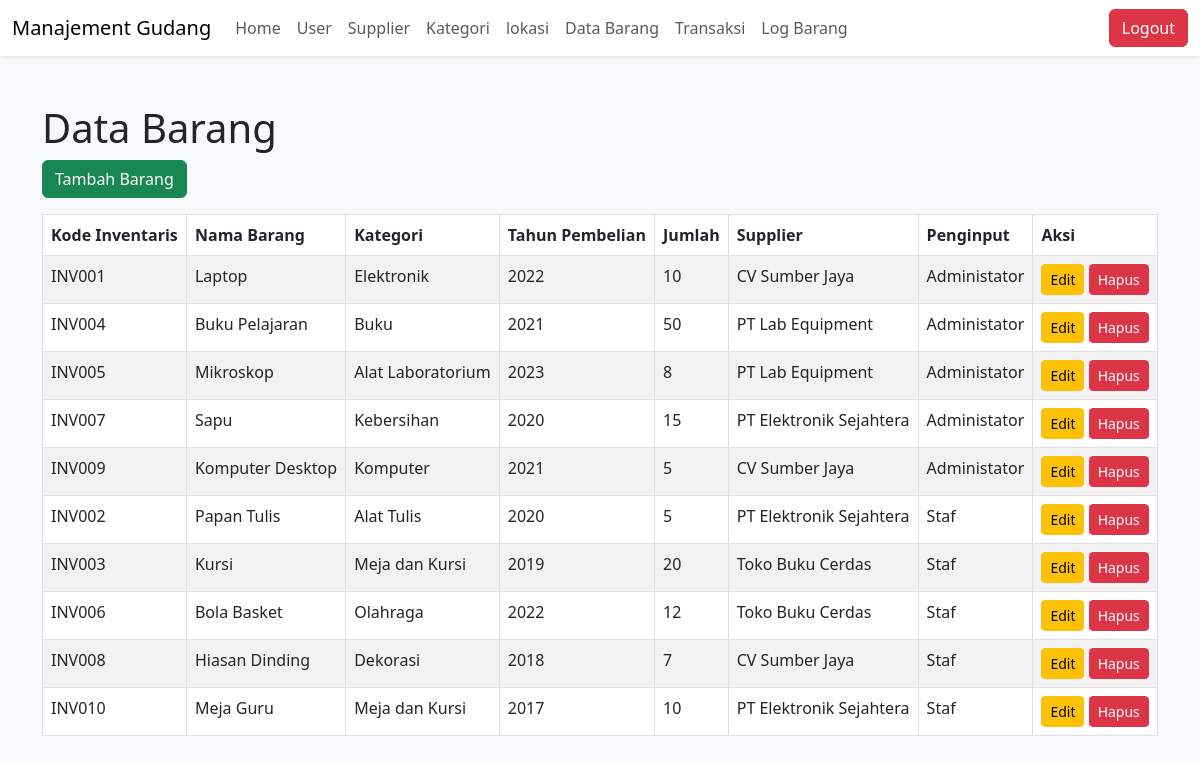
/data_barang.php (signed in), run on an earlier commit of the app's database.
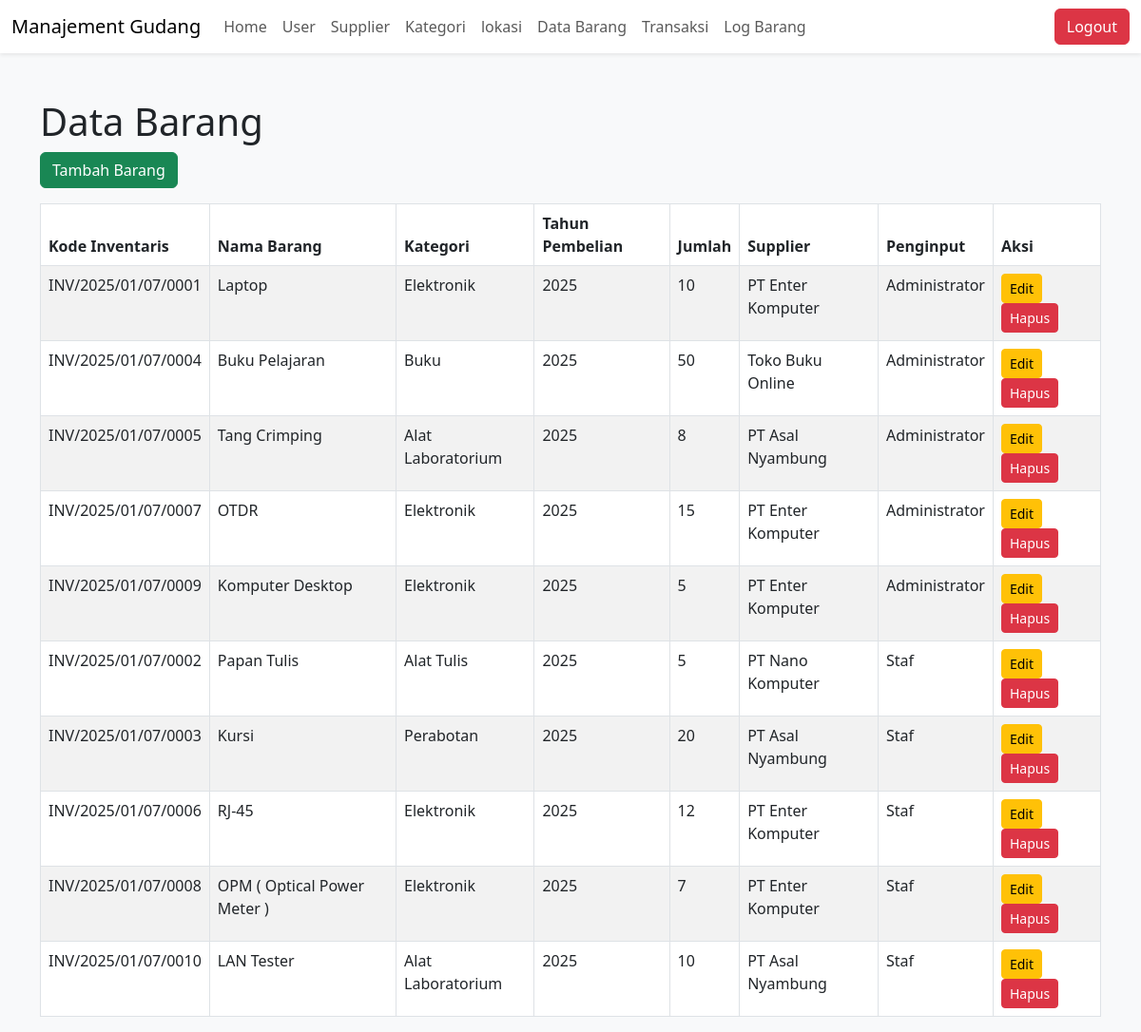
And on a later commit of the database.
### tables this page shows
CREATE TABLE barang (
    id INT AUTO_INCREMENT PRIMARY KEY,
    kode_inventaris VARCHAR(50) NOT NULL UNIQUE,
    nama_barang VARCHAR(100) NOT NULL,
    id_kategori INT NOT NULL,
    tahun_pembelian INT NOT NULL,
    jumlah INT NOT NULL,
    id_supplier INT NOT NULL,
    id_user INT NOT NULL,
    FOREIGN KEY (id_kategori) REFERENCES kategori(id),
    FOREIGN KEY (id_supplier) REFERENCES supplier(id),
    FOREIGN KEY (id_user) REFERENCES users(id)
);

CREATE TABLE kategori (
    id INT AUTO_INCREMENT PRIMARY KEY,
    nama_kategori VARCHAR(100) NOT NULL
);

CREATE TABLE supplier (
    id INT AUTO_INCREMENT PRIMARY KEY,
    nama_supplier VARCHAR(100) NOT NULL,
    kontak VARCHAR(100),
    alamat TEXT
);

CREATE TABLE users (
    id INT AUTO_INCREMENT PRIMARY KEY,
    username VARCHAR(50) NOT NULL UNIQUE,
    nama VARCHAR(255) NOT NULL,
    password VARCHAR(255) NOT NULL,
    id_role INT NOT NULL,
    FOREIGN KEY (id_role) REFERENCES role(id)
);

### data_barang.php (the view, shortened to what this page needs)
<?php
include 'koneksi.php';
$query = "SELECT barang.*, kategori.nama_kategori AS kategori, supplier.nama_supplier AS supplier, users.nama AS nama_penginput
        FROM barang
        JOIN kategori ON barang.id_kategori = kategori.id
        JOIN supplier ON barang.id_supplier = supplier.id
        JOIN users ON barang.id_user = users.id";
$result = $conn->query($query);
?>
<!DOCTYPE html>
<html>
<head>
    <link href="https://cdn.jsdelivr.net/npm/bootstrap@5.3.0-alpha1/dist/css/bootstrap.min.css" rel="stylesheet">
</head>
<body class="bg-light">
    <nav class="navbar navbar-expand-lg navbar-light bg-white shadow-sm">
        <div class="container-fluid">
            <a class="navbar-brand" href="#">Manajement Gudang</a>
            <div class="collapse navbar-collapse" id="navbarNav">
            <?php
            include 'navbar.php';
            ?>
            </div>
            <button class="btn btn-danger" onclick="location.href='logout.php'">Logout</button>
        </div>
    </nav>
    <div class="container mt-5">
        <h1>Data Barang</h1>
        <div class="mb-3">
            <button class="btn btn-success" onclick="location.href='tambah_barang.php'">Tambah Barang</button>
        </div>
        <table class="table table-bordered table-striped mt-3">
            <thead>
                <tr>
                    <th>Kode Inventaris</th>
                    <th>Nama Barang</th>
                    <th>Kategori</th>
                    <th>Tahun Pembelian</th>
                    <th>Jumlah</th>
                    <th>Supplier</th>
                    <th>Penginput</th>
                    <th>Aksi</th>
                </tr>
            </thead>
            <tbody>
                <?php while ($row = $result->fetch_assoc()): ?>
                    <tr>
                        <td><?= $row['kode_inventaris']; ?></td>
                        <td><?= $row['nama_barang']; ?></td>
                        <td><?= $row['kategori']; ?></td>
                        <td><?= $row['tahun_pembelian']; ?></td>
                        <td><?= $row['jumlah']; ?></td>
                        <td><?= $row['supplier']; ?></td>
                        <td><?= $row['nama_penginput']; ?></td>
                        <td>
                            <button class="btn btn-warning btn-sm" onclick="location.href='edit_barang.php?id=<?php echo $row['id']; ?>'">Edit</button>
                            <button class="btn btn-danger btn-sm" onclick="if(confirm('Yakin ingin menghapus?')) location.href='hapus_barang.php?id=<?php echo $row['id']; ?>'">Hapus</button>
                        </td>
                    </tr>
                <?php endwhile; ?>
            </tbody>
        </table>
    </div>
</body>
</html>

### navbar.php
<ul class="navbar-nav">
    <li class="nav-item">
        <a class="nav-link" href="index.php">Home</a>
    </li>
    <?php if ($_SESSION['user']['id_role'] === '1'): ?>
        <li class="nav-item">
            <a class="nav-link" href="data_user.php">User</a>
        </li>
        <li class="nav-item">
            <a class="nav-link" href="data_supplier.php">Supplier</a>
        </li>
    <?php endif; ?>
    <li class="nav-item">
        <a class="nav-link" href="data_kategori.php">Kategori</a>
    </li>
    <li class="nav-item">
        <a class="nav-link" href="data_lokasi.php">lokasi</a>
    </li>
    <li class="nav-item">
        <a class="nav-link" href="data_barang.php">Data Barang</a>
    </li>
    <li class="nav-item">
        <a class="nav-link" href="transaksi.php">Transaksi</a>
    </li>
    <li class="nav-item">
        <a class="nav-link" href="log_barang.php">Log Barang</a>
    </li>
</ul>

What changed in the data, as far as the page shows it:
changed barang "Laptop": kode_inventaris "INV001" → "INV/2025/01/07/0001"; tahun_pembelian "2022" → "2025"; id_supplier.nama_supplier "CV Sumber Jaya" → "PT Enter Komputer"; id_user.nama "Administator" → "Administrator"
changed barang "Buku Pelajaran": kode_inventaris "INV004" → "INV/2025/01/07/0004"; tahun_pembelian "2021" → "2025"; id_supplier.nama_supplier "PT Lab Equipment" → "Toko Buku Online"; id_user.nama "Administator" → "Administrator"
changed barang: kode_inventaris "INV005" → "INV/2025/01/07/0005"; nama_barang "Mikroskop" → "Tang Crimping"; tahun_pembelian "2023" → "2025"; id_supplier.nama_supplier "PT Lab Equipment" → "PT Asal Nyambung"; id_user.nama "Administator" → "Administrator"
changed barang: kode_inventaris "INV007" → "INV/2025/01/07/0007"; nama_barang "Sapu" → "OTDR"; id_kategori.nama_kategori "Kebersihan" → "Elektronik"; tahun_pembelian "2020" → "2025"; id_supplier.nama_supplier "PT Elektronik Sejahtera" → "PT Enter Komputer"; id_user.nama "Administator" → "Administrator"
changed barang "Komputer Desktop": kode_inventaris "INV009" → "INV/2025/01/07/0009"; id_kategori.nama_kategori "Komputer" → "Elektronik"; tahun_pembelian "2021" → "2025"; id_supplier.nama_supplier "CV Sumber Jaya" → "PT Enter Komputer"; id_user.nama "Administator" → "Administrator"
changed barang "Papan Tulis": kode_inventaris "INV002" → "INV/2025/01/07/0002"; tahun_pembelian "2020" → "2025"; id_supplier.nama_supplier "PT Elektronik Sejahtera" → "PT Nano Komputer"
changed barang "Kursi": kode_inventaris "INV003" → "INV/2025/01/07/0003"; id_kategori.nama_kategori "Meja dan Kursi" → "Perabotan"; tahun_pembelian "2019" → "2025"; id_supplier.nama_supplier "Toko Buku Cerdas" → "PT Asal Nyambung"
changed barang: kode_inventaris "INV006" → "INV/2025/01/07/0006"; nama_barang "Bola Basket" → "RJ-45"; id_kategori.nama_kategori "Olahraga" → "Elektronik"; tahun_pembelian "2022" → "2025"; id_supplier.nama_supplier "Toko Buku Cerdas" → "PT Enter Komputer"
changed barang: kode_inventaris "INV008" → "INV/2025/01/07/0008"; nama_barang "Hiasan Dinding" → "OPM ( Optical Power Meter )"; id_kategori.nama_kategori "Dekorasi" → "Elektronik"; tahun_pembelian "2018" → "2025"; id_supplier.nama_supplier "CV Sumber Jaya" → "PT Enter Komputer"
changed barang: kode_inventaris "INV010" → "INV/2025/01/07/0010"; nama_barang "Meja Guru" → "LAN Tester"; id_kategori.nama_kategori "Meja dan Kursi" → "Alat Laboratorium"; tahun_pembelian "2017" → "2025"; id_supplier.nama_supplier "PT Elektronik Sejahtera" → "PT Asal Nyambung"
